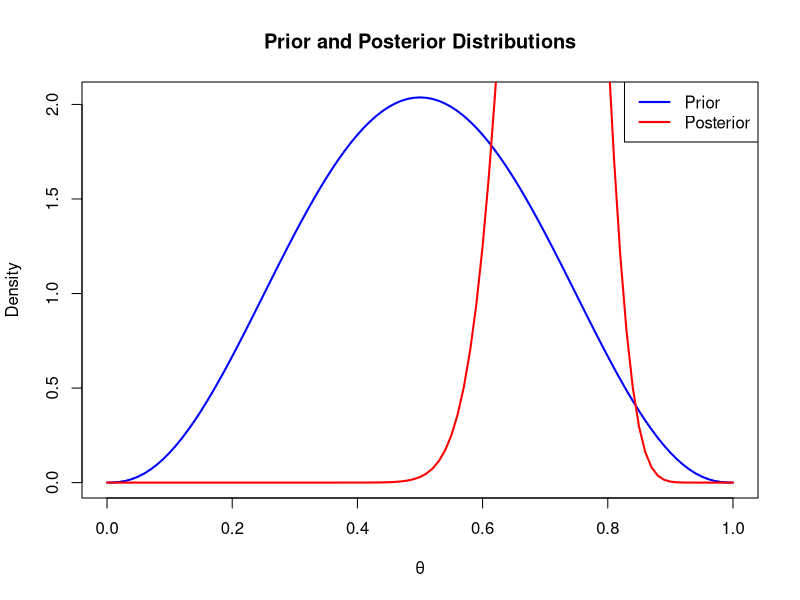

Recreate this plot in R. (Note: this script raises an error after producing the figure.)
## ---- chunk 1
pbeta(0.6, 3.5, 3.5)

## ---- chunk 2
# R Code for Plotting  # 1 ) E)
curve(dbeta(x, 3.5, 3.5), from=0, to=1, col="blue", lwd=2, ylab="Density", xlab="θ",
      main="Prior and Posterior Distributions")
curve(dbeta(x, 40.5, 16.5), from=0, to=1, col="red", lwd=2, add=TRUE)
legend("topright", legend=c("Prior", "Posterior"), col=c("blue", "red"), lwd=2)

## ---- chunk 3
pbeta(0.6, 40.5, 16.5)
## ---- chunk 4
theta_values <- seq(0, 0.1, length.out = 50)
print(theta_values)
## ---- chunk 5
plot(theta_values, prior_pdf, type="l", col="blue", lwd=2, 
     ylab="Density", xlab="θ", main="Prior and Posterior Distributions")
lines(theta_values, posterior_pdf, col="red", lwd=2)
legend("topright", legend=c("Prior", "Posterior"), col=c("blue", "red"), lwd=2)
## ---- chunk 6
# R Code for Plotting
# Prior
curve(dnorm(x, mean=70, sd=sqrt(24.01)), from=60, to=90, col="blue", lwd=2,
      ylab="Density", xlab="μ", main="Prior, Likelihood, and Posterior")
# Likelihood
curve(dnorm(x, mean=82.2, sd=9/sqrt(5)), from=60, to=90, col="green", lwd=2, add=TRUE)
# Posterior
curve(dnorm(x, mean=72.2, sd=sqrt(9.04)), from=60, to=90, col="red", lwd=2, add=TRUE)
legend("topright", legend=c("Prior", "Likelihood", "Posterior"),
       col=c("blue", "green", "red"), lwd=2)

## ---- chunk 7
# R Code for Prior Density
curve(dgamma(x, shape=400, rate=80), from=0, to=10, col="blue", lwd=2,
      ylab="Density", xlab="λ", main="Prior Density of λ")

## ---- chunk 8
pgamma(7, shape=400, rate=80)

## ---- chunk 9
# R Code for Prior, Likelihood, and Posterior
curve(dgamma(x, shape=400, rate=80), from=0, to=10, col="blue", lwd=2,
      ylab="Density", xlab="λ", main="Prior, Likelihood, and Posterior")
curve(x^49 * exp(-6*x), from=0, to=10, col="green", lwd=2, add=TRUE)
curve(dgamma(x, shape=449, rate=86), from=0, to=10, col="red", lwd=2, add=TRUE)
legend("topright", legend=c("Prior", "Likelihood", "Posterior"),
       col=c("blue", "green", "red"), lwd=2)

## ---- chunk 10
# R Code for Gamma PDFs
theta_values <- seq(0, 0.1, length.out = 50)
prior_pdf <- dgamma(theta_values, shape=1, rate=1)
posterior_pdf <- dgamma(theta_values, shape=13, rate=760)

# Plotting the prior and posterior
plot(theta_values, prior_pdf, type="l", col="blue", lwd=2, 
     ylab="Density", xlab="θ", main="Prior and Posterior Distributions")
lines(theta_values, posterior_pdf, col="red", lwd=2)
legend("topright", legend=c("Prior", "Posterior"), col=c("blue", "red"), lwd=2)

## ---- chunk 11
# R Code for Updated Posterior
posterior_pdf_updated <- dgamma(theta_values, shape=25, rate=3963)

# Plotting prior and updated posterior
plot(theta_values, prior_pdf, type="l", col="blue", lwd=2, 
     ylab="Density", xlab="θ", main="Prior and Updated Posterior Distributions")
lines(theta_values, posterior_pdf_updated, col="green", lwd=2)
legend("topright", legend=c("Prior", "Updated Posterior"), col=c("blue", "green"), lwd=2)

## ---- chunk 12
# R Code for Prior
theta <- seq(0, 1, length.out = 50)
prior_pdf <- dbeta(theta, shape1 = 2, shape2 = 3)

# Plot
plot(theta, prior_pdf, type = "l", col = "blue", lwd = 2, ylab = "Density", xlab = "θ",
     main = "Prior Probability Density Function")

## ---- chunk 13
# R Code for Likelihood
likelihood <- theta^7 * (1 - theta)^3

# Plot
plot(theta, likelihood, type = "l", col = "green", lwd = 2, ylab = "Likelihood",
     xlab = "θ", main = "Likelihood Function")

## ---- chunk 14
# R Code for Joint Density
joint_density <- dbeta(theta, shape1 = a + x, shape2 = b + n - x)

# Plot
plot(theta, joint_density, type = "l", col = "purple", lwd = 2, ylab = "Density",
     xlab = "θ", main = "Joint Density (Prior x Likelihood)")

## ---- chunk 15
# R Code for Posterior
posterior_pdf <- dbeta(theta, shape1 = 9, shape2 = 6)

# Plot
plot(theta, posterior_pdf, type = "l", col = "red", lwd = 2, ylab = "Density",
     xlab = "θ", main = "Posterior Probability Density Function")

